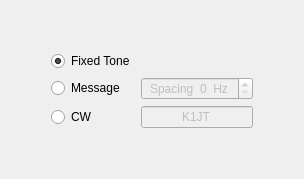
           <widget class="QWidget" name="page_3">
            <layout class="QHBoxLayout" name="horizontalLayout_17">
             <item>
              <spacer name="horizontalSpacer_4">
               <property name="orientation">
                <enum>Qt::Horizontal</enum>
               </property>
               <property name="sizeType">
                <enum>QSizePolicy::Expanding</enum>
               </property>
               <property name="sizeHint" stdset="0">
                <size>
                 <width>40</width>
                 <height>20</height>
                </size>
               </property>
              </spacer>
             </item>
             <item>
              <layout class="QVBoxLayout" name="verticalLayout_12">
               <item>
                <spacer name="verticalSpacer_7">
                 <property name="orientation">
                  <enum>Qt::Vertical</enum>
                 </property>
                 <property name="sizeType">
                  <enum>QSizePolicy::Expanding</enum>
                 </property>
                 <property name="sizeHint" stdset="0">
                  <size>
                   <width>20</width>
                   <height>40</height>
                  </size>
                 </property>
                </spacer>
               </item>
               <item>
                <layout class="QGridLayout" name="gridLayout_2" columnstretch="3,2">
                 <item row="1" column="0">
                  <widget class="QRadioButton" name="rbEchoMessage">
                   <property name="minimumSize">
                    <size>
                     <width>0</width>
                     <height>0</height>
                    </size>
                   </property>
                   <property name="maximumSize">
                    <size>
                     <width>16777215</width>
                     <height>16777215</height>
                    </size>
                   </property>
                   <property name="text">
                    <string>Message</string>
                   </property>
                  </widget>
                 </item>
                 <item row="1" column="1">
                  <widget class="HintedSpinBox" name="sbToneSpacing">
                   <property name="enabled">
                    <bool>false</bool>
                   </property>
                   <property name="minimumSize">
                    <size>
                     <width>0</width>
                     <height>0</height>
                    </size>
                   </property>
                   <property name="maximumSize">
                    <size>
                     <width>16777215</width>
                     <height>16777215</height>
                    </size>
                   </property>
                   <property name="alignment">
                    <set>Qt::AlignCenter</set>
                   </property>
                   <property name="suffix">
                    <string>  Hz</string>
                   </property>
                   <property name="prefix">
                    <string>Spacing  </string>
                   </property>
                  </widget>
                 </item>
                 <item row="0" column="0">
                  <widget class="QRadioButton" name="rbFixedTone">
                   <property name="minimumSize">
                    <size>
                     <width>0</width>
                     <height>0</height>
                    </size>
                   </property>
                   <property name="maximumSize">
                    <size>
                     <width>16777215</width>
                     <height>16777215</height>
                    </size>
                   </property>
                   <property name="text">
                    <string>Fixed Tone</string>
                   </property>
                   <property name="checked">
                    <bool>true</bool>
                   </property>
                  </widget>
                 </item>
                 <item row="2" column="1">
                  <widget class="QLineEdit" name="leEchoMessage">
                   <property name="enabled">
                    <bool>false</bool>
                   </property>
                   <property name="maximumSize">
                    <size>
                     <width>16777215</width>
                     <height>16777215</height>
                    </size>
                   </property>
                   <property name="text">
                    <string>K1JT</string>
                   </property>
                   <property name="alignment">
                    <set>Qt::AlignCenter</set>
                   </property>
                  </widget>
                 </item>
                 <item row="2" column="0">
                  <widget class="QRadioButton" name="rbEchoCW">
                   <property name="minimumSize">
                    <size>
                     <width>0</width>
                     <height>0</height>
                    </size>
                   </property>
                   <property name="maximumSize">
                    <size>
                     <width>16777215</width>
                     <height>16777215</height>
                    </size>
                   </property>
                   <property name="text">
                    <string>CW</string>
                   </property>
                  </widget>
                 </item>
                </layout>
               </item>
               <item>
                <spacer name="verticalSpacer_5">
                 <property name="orientation">
                  <enum>Qt::Vertical</enum>
                 </property>
                 <property name="sizeHint" stdset="0">
                  <size>
                   <width>20</width>
                   <height>40</height>
                  </size>
                 </property>
                </spacer>
               </item>
              </layout>
             </item>
             <item>
              <spacer name="horizontalSpacer_5">
               <property name="orientation">
                <enum>Qt::Horizontal</enum>
               </property>
               <property name="sizeType">
                <enum>QSizePolicy::Expanding</enum>
               </property>
               <property name="sizeHint" stdset="0">
                <size>
                 <width>40</width>
                 <height>20</height>
                </size>
               </property>
              </spacer>
             </item>
            </layout>
           </widget>
